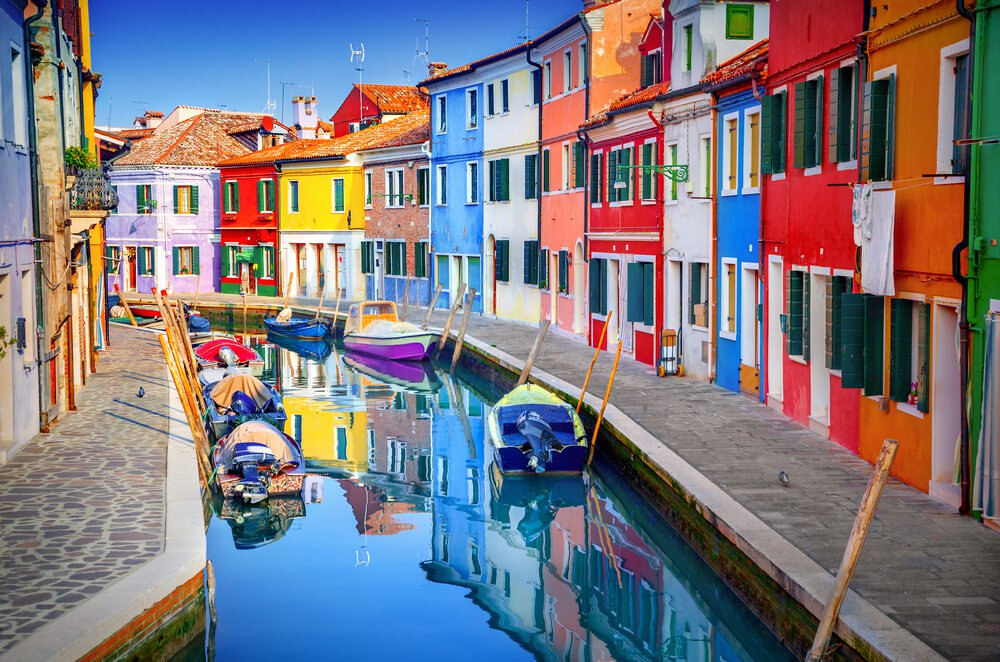
#> input picture Color_detection2/colorpic.jpg, 1000 x 662 px, given in place of the camera
$ python 'Kontür kullanarak şekil tespiti.py'
#> lines starting #> are read from the running program, lines starting #| are printed output that depends on the picture; after the words box and inside, x2 and y2 are one past the last pixel; in counts of white or black regions, pixels touching at a corner belong together
import cv2
import numpy as np

frameWidth = 640
frameHeight = 480

cap = cv2.VideoCapture(1)
cap.set(3, frameWidth)
cap.set(4, frameHeight)


def empty(a):
    pass


cv2.namedWindow("Parameters")
cv2.resizeWindow("Parameters", 640, 240)
cv2.createTrackbar("Threshold1", "Parameters", 23, 255, empty)
cv2.createTrackbar("Threshold2", "Parameters", 22, 255, empty)


def stackImages(scale,imgArray):
    rows = len(imgArray)
    cols = len(imgArray[0])
    rowsAvailable = isinstance(imgArray[0], list)
    width = imgArray[0][0].shape[1]
    height = imgArray[0][0].shape[0]
    if rowsAvailable:
        for x in range ( 0, rows):
            for y in range(0, cols):
                if imgArray[x][y].shape[:2] == imgArray[0][0].shape [:2]:
                    imgArray[x][y] = cv2.resize(imgArray[x][y], (0, 0), None, scale, scale)
                else:
                    imgArray[x][y] = cv2.resize(imgArray[x][y], (imgArray[0][0].shape[1], imgArray[0][0].shape[0]), None, scale, scale)
                if len(imgArray[x][y].shape) == 2: imgArray[x][y]= cv2.cvtColor( imgArray[x][y], cv2.COLOR_GRAY2BGR)
        imageBlank = np.zeros((height, width, 3), np.uint8)
        hor = [imageBlank]*rows
        hor_con = [imageBlank]*rows
        for x in range(0, rows):
            hor[x] = np.hstack(imgArray[x])
        ver = np.vstack(hor)
    else:
        for x in range(0, rows):
            if imgArray[x].shape[:2] == imgArray[0].shape[:2]:
                imgArray[x] = cv2.resize(imgArray[x], (0, 0), None, scale, scale)
            else:
                imgArray[x] = cv2.resize(imgArray[x], (imgArray[0].shape[1], imgArray[0].shape[0]), None,scale, scale)
            if len(imgArray[x].shape) == 2: imgArray[x] = cv2.cvtColor(imgArray[x], cv2.COLOR_GRAY2BGR)
        hor= np.hstack(imgArray)
        ver = hor
    return ver

def getContours(img, imgContours):

    contours, hierarchy = cv2.findContours(img, cv2.RETR_EXTERNAL, cv2.CHAIN_APPROX_NONE)


    for cnt in contours:

        area = cv2.contourArea(cnt)
        if area > 1000:
            cv2.drawContours(imgContours, cnt, -1, (0, 255, 0), 7)
            peri = cv2.arcLength(cnt, True)
            approx = cv2.approxPolyDP(cnt, 0.02 * peri, True)
            print(len(approx))


while True:
    success, img = cap.read()
#> img is the input picture: shape (662, 1000, 3); mean B, G, R 127.2, 120.1, 124.8
    imgContours = img.copy()

    imgBlur = cv2.GaussianBlur(img, (7, 7), 1)
    imgGray = cv2.cvtColor(imgBlur, cv2.COLOR_BGR2GRAY)
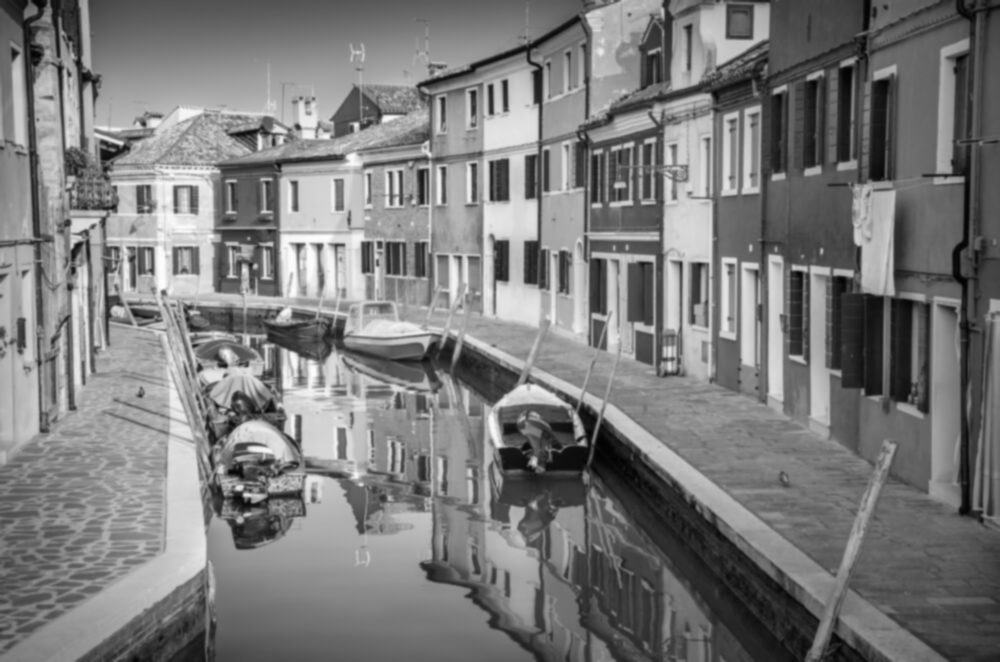
#> imgGray: shape (662, 1000); min 3, max 252, mean 122.4

    threshold1 = cv2.getTrackbarPos("Threshold1", "Parameters")
    threshold2 = cv2.getTrackbarPos("Threshold2", "Parameters")

    imgCanny = cv2.Canny(imgGray, threshold1, threshold2)
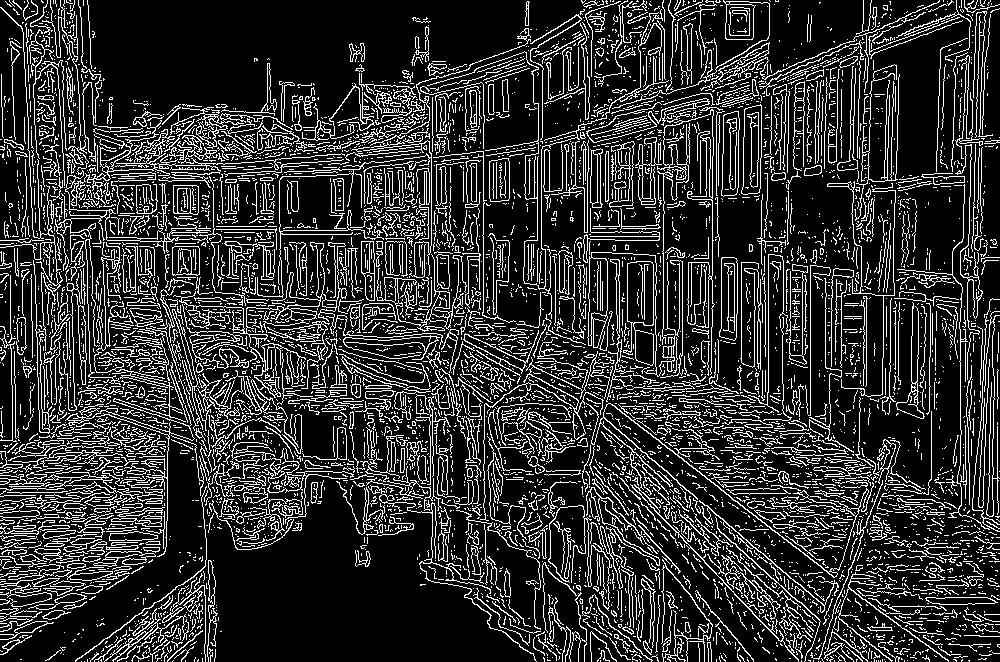
#> imgCanny: shape (662, 1000); 18.9% white in thin lines or dots
    kernel = np.ones((5, 5))
    imgDil = cv2.dilate(imgCanny, kernel, iterations=1)
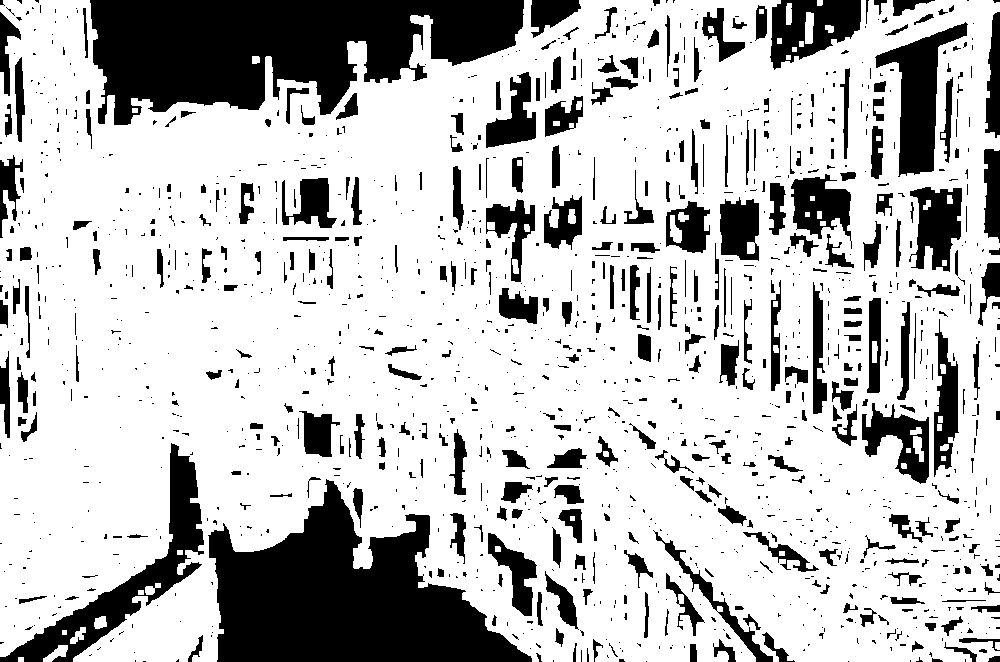
#> imgDil: shape (662, 1000); 75% white; 1456 black regions (1063 under 20 px)

    getContours(imgDil, imgContours)
#> in getContours, `contours, hierarchy = cv2.findContours(img, cv2.RETR_EXTERNAL, cv2.CHA..`: contours = 20 contours, 3 with area under 20; largest, box (x1, y1, x2, y2) and area: (0, 0, 1000, 662) 566667, (805, 12, 814, 44) 218, (43, 645, 68, 662) 182, (94, 616, 107, 629) 112, (70, 627, 86, 644) 109
#> the loop in getContours, `for cnt in contours: ` made 20 passes
#> (area, peri) on pass 20: (566667, 7907)
#> area on passes 1, 2, 3, 5, 6, 7: 20, 181.5, 26.5, 109, 112.5, 20
#| 7
#> after the loop in getContours, `for cnt in contours:`:
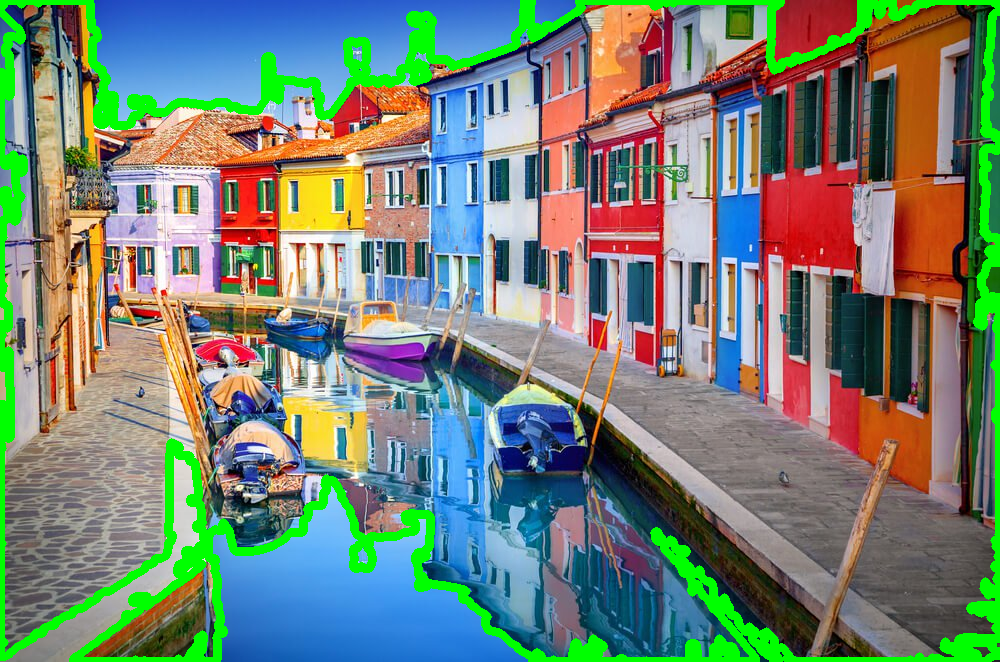
#> imgContours: shape (662, 1000, 3); 7.75% of pixels changed, all inside (x1, y1, x2, y2) = (0, 0, 1000, 662)


    imgStack = stackImages(0.8, ([img,imgGray,imgCanny],
                                 [imgDil, imgContours, imgContours]))
#> after the loop in stackImages, `for x in range(0, rows):`: hor = 2 items
#> in stackImages, `ver = np.vstack(hor)`:
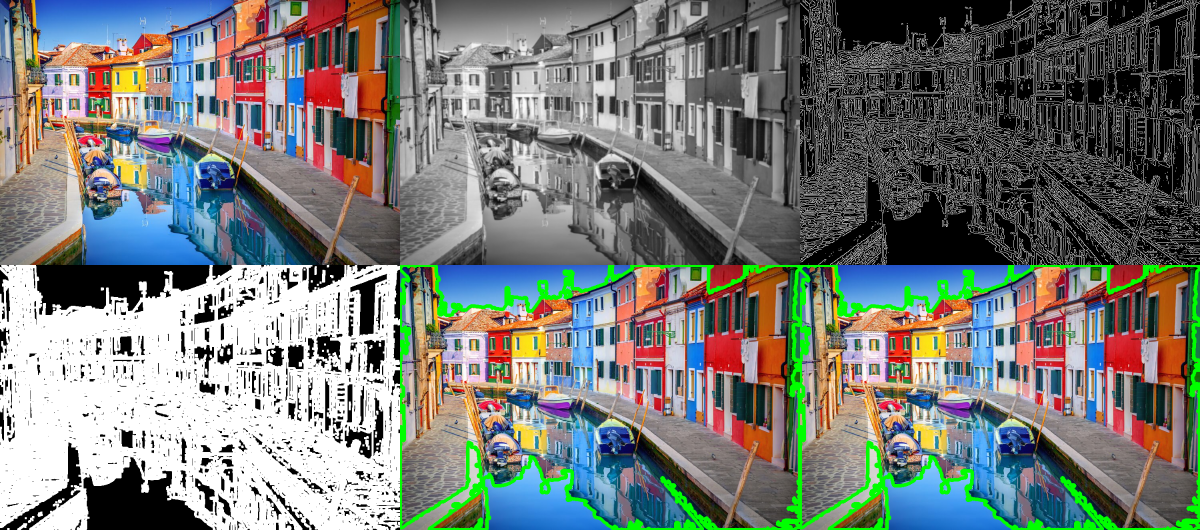
#> ver: shape (1060, 2400, 3) (shown at 1/2 size); mean of channels 0, 1, 2 120.2, 123.7, 120.1; drawn as B, G, R
    cv2.imshow("Result", imgStack)

    if cv2.waitKey(1) & 0XFF == ord('q'):
#> (key q is pressed here)
        break
